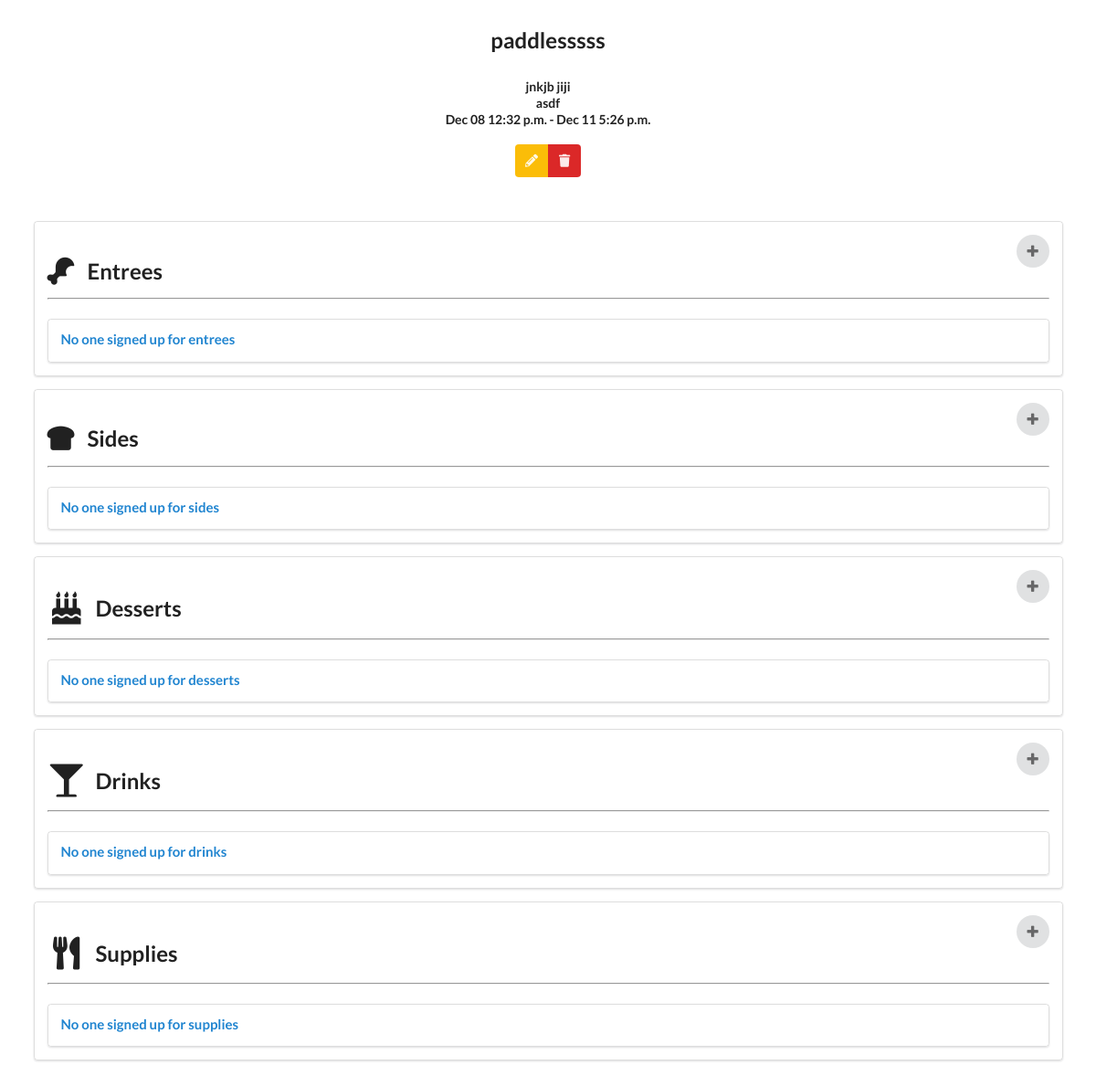
Page /events/16 (signed in, lower part) on the earlier database version.
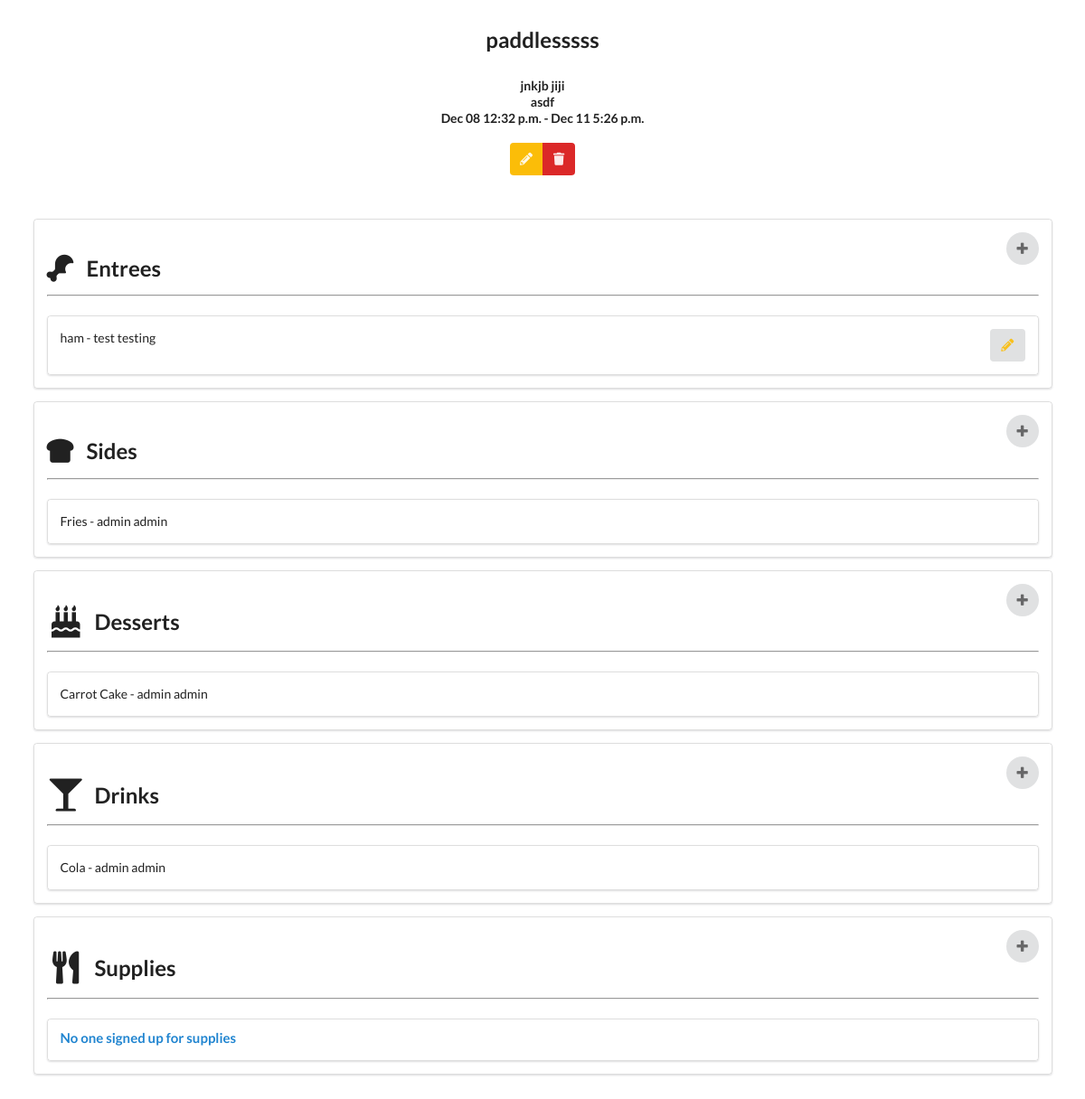
Same page on the later database version.
### planner/models.py (models this page shows, shortened)
class Item(models.Model):
  name = models.CharField(max_length=200)
  category = models.CharField(max_length=200)
  userId = models.IntegerField()
  image = models.ImageField(upload_to='pictures', default='pictures/noimg.jpg')
  event = models.ForeignKey(Event, on_delete=models.CASCADE)
  created_by = models.CharField(max_length=100, default='admin@admin.com')

### planner/views.py (the view)
# urls.py: path('events/<int:pk>', views.event_details, name="event_details"),
def event_details(request, pk):
  event = Event.objects.get(pk=pk)
  items = Item.objects.all()
  entrees = Item.objects.filter(category = 'Entree', event = event)
  sides = Item.objects.filter(category = 'Side', event = event)
  desserts = Item.objects.filter(category = 'Dessert', event = event)
  drinks = Item.objects.filter(category = 'Drink', event = event)
  supplies = Item.objects.filter(category = 'Supplie', event = event)
  username = request.user.first_name + " " + request.user.last_name
  context = {
    'event': event,
    'items': items,
    'entrees': entrees,
    'sides': sides,
    'desserts': desserts,
    'drinks': drinks,
    'supplies': supplies,
    'username': username,
  }
  return render(request, 'planner/eventdetails.html', context)

### planner/templates/planner/eventdetails.html (shortened to what the changed rows need)
{% extends 'planner/base.html' %}
{% block body %}
  <div class="ui container">
    <br />
    <br />
    <h2 class="ui center aligned header">
      <br />
      {{ event.name }}
    </h2>
    <br />
    <div class="ui segments">
      <div class="ui segment">
        <h2 class="ui header">
          <i class="fas fa-drumstick-bite fa-lg"></i>
          <div class="content">
            &nbsp; Entrees
          </div>
        </h2>
      </div>
      <div class="ui segments">
        {% if entrees.count == 0 %}
          <div class="ui segment">
            <h4 class="ui blue header">
              No one signed up for entrees
            </h4>
          </div>
        {% else %}
          {% for entree in entrees %}
            <div class="ui clearing segment">
              {% if entree.created_by == username %}
                <a class="ui icon button right floated" href="{% url 'update_item' entree.id %}">
                  <i class="icon pencil yellow"></i>
                </a>
              {% endif %}
              <p>{{ entree.name }} - {{ entree.created_by }}</p>
            </div>
          {% endfor %}
        {% endif %}
      </div>
    </div>
    <div class="ui segments">
      <div class="ui segment">
        <h2 class="ui header">
          <i class="fas fa-bread-slice fa-lg"></i>
          <div class="content">
            &nbsp; Sides
          </div>
        </h2>
      </div>
      <div class="ui segments">
        {% if sides.count == 0 %}
          <div class="ui segment">
            <h4 class="ui blue header">
              No one signed up for sides
            </h4>
          </div>
        {% else %}
          {% for side in sides %}
            <div class="ui clearing segment">
              <p>{{ side.name }} - {{ side.created_by }}</p>
            </div>
          {% endfor %}
        {% endif %}
      </div>
    </div>
    <div class="ui segments">
      <div class="ui segment">
        <h2 class="ui header">
          <i class="birthday cake icon"></i>
          <div class="content">
            Desserts
          </div>
        </h2>
      </div>
      <div class="ui segments">
        {% if desserts.count == 0 %}
          <div class="ui segment">
            <h4 class="ui blue header">
              No one signed up for desserts
            </h4>
          </div>
        {% else %}
          {% for dessert in desserts %}
            <div class="ui clearing segment">
              <p>{{ dessert.name }} - {{ dessert.created_by }}</p>
            </div>
          {% endfor %}
        {% endif %}
      </div>
    </div>
    <div class="ui segments">
      <div class="ui segment">
        <h2 class="ui header">
          <i class="glass martini icon"></i>
          <div class="content">
            Drinks
          </div>
        </h2>
      </div>
      <div class="ui segments">
        {% if drinks.count == 0 %}
          <div class="ui segment">
            <h4 class="ui blue header">
              No one signed up for drinks
            </h4>
          </div>
        {% else %}
          {% for drink in drinks %}
            <div class="ui clearing segment">
              <p>{{ drink.name }} - {{ drink.created_by }}</p>
            </div>
          {% endfor %}
        {% endif %}
      </div>
    </div>
    <div class="ui segments">
      <div class="ui segment">
        <h2 class="ui header">
          <i class="utensils icon"></i>
          <div class="content">
            Supplies
          </div>
        </h2>
      </div>
    </div>
  </div>
  <br />
  <br />
  <br />
{%  endblock %}

Differences in the rows shown:
added Item: name "ham", created_by "test testing", shown under "Entrees"
added Item: name "Fries", created_by "admin admin", shown under "Sides"
added Item: name "Carrot Cake", created_by "admin admin", shown under "Desserts"
added Item: name "Cola", created_by "admin admin", shown under "Drinks"
Other differences:
text no longer shown: "No one signed up for entrees No one signed up for sides No one signed up for desserts No one signed up for drinks"
